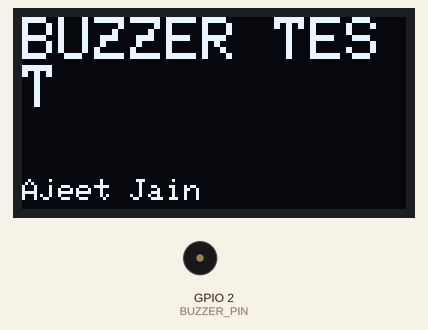
Simulated run of this sketch. Board: ESP32. On the bench: 128×64 one-colour display, buzzer (waves = sounding, pin HIGH).

Above: at 0.1 s.
At 1.3 s:
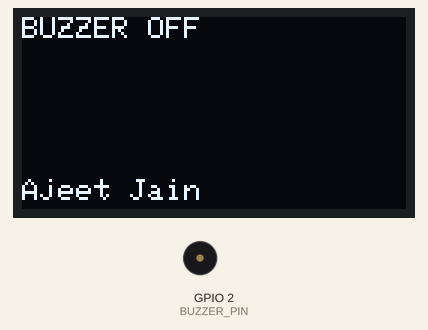
At 2.19 s:
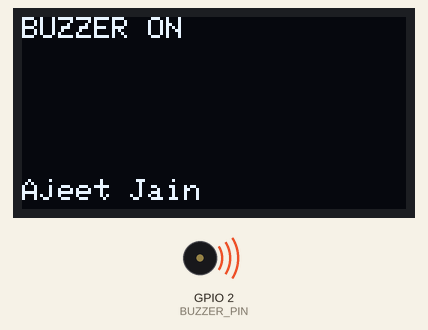
Timing chart, 0 to 130.0 s (numbered marks = the images above):
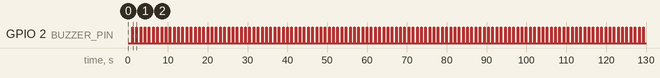

Measured:
- by itself, GPIO 2 (BUZZER_PIN): alternates HIGH for 0.13 s and LOW for 0.93 s
- what the display in image 1 shows lasts 0.9 s, from 1.2 s to 2.1 s

The sketch:

test_buzzer.ino
```cpp
// Created by Ajeet Jain
#include <Wire.h>
#include <Adafruit_GFX.h>
#include <Adafruit_SSD1306.h>
// Buzzer pin only
#define BUZZER_PIN 2
// OLED pins
#define OLED_SDA    21
#define OLED_SCL    22
#define OLED_RST    -1
#define OLED_ADDR   0x3C
#define SCREEN_WIDTH 128
#define SCREEN_HEIGHT 64
Adafruit_SSD1306 display(SCREEN_WIDTH, SCREEN_HEIGHT, &Wire, OLED_RST);

void setup() {
  pinMode(BUZZER_PIN, OUTPUT);
  digitalWrite(BUZZER_PIN, LOW);
  Wire.begin(OLED_SDA, OLED_SCL);
  display.begin(SSD1306_SWITCHCAPVCC, OLED_ADDR);
  display.setRotation(2);
  display.clearDisplay();
  display.setTextSize(2);
  display.setTextColor(SSD1306_WHITE);
  display.setCursor(0, 0);
  display.println("BUZZER TEST");
  showAjeetJain();
  display.display();
  delay(1000);
}

void loop() {
  digitalWrite(BUZZER_PIN, HIGH);
  display.clearDisplay();
  display.setCursor(0, 0);
  display.println("BUZZER ON");
  showAjeetJain();
  display.display();
  delay(100);
  digitalWrite(BUZZER_PIN, LOW);
  display.clearDisplay();
  display.setCursor(0, 0);
  display.println("BUZZER OFF");
  showAjeetJain();
  display.display();
  delay(900);
}

void showAjeetJain() {
  display.setTextSize(1);
  display.setCursor(0, SCREEN_HEIGHT - 10);
  display.println("Ajeet Jain");
}
```
